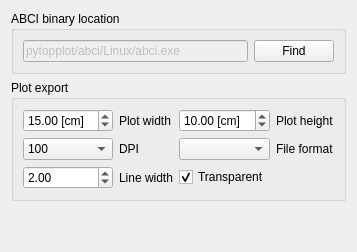
      <widget class="QWidget" name="settings">
       <attribute name="title">
        <string>Settings</string>
       </attribute>
       <layout class="QVBoxLayout" name="verticalLayout_7">
        <item>
         <widget class="QGroupBox" name="groupBox">
          <property name="title">
           <string>ABCI binary location</string>
          </property>
          <layout class="QHBoxLayout" name="horizontalLayout_2">
           <item>
            <widget class="QLineEdit" name="execLocation">
             <property name="enabled">
              <bool>false</bool>
             </property>
             <property name="toolTip">
              <string>Binary in use</string>
             </property>
             <property name="statusTip">
              <string>Binary in use</string>
             </property>
             <property name="text">
              <string>pytopplot/abci/Linux/abci.exe</string>
             </property>
             <property name="readOnly">
              <bool>false</bool>
             </property>
            </widget>
           </item>
           <item>
            <widget class="QPushButton" name="execFindButton">
             <property name="enabled">
              <bool>true</bool>
             </property>
             <property name="toolTip">
              <string>Select binary</string>
             </property>
             <property name="statusTip">
              <string>Select binary</string>
             </property>
             <property name="text">
              <string>Find</string>
             </property>
            </widget>
           </item>
          </layout>
         </widget>
        </item>
        <item>
         <widget class="QGroupBox" name="groupBox_7">
          <property name="title">
           <string>Plot export</string>
          </property>
          <layout class="QGridLayout" name="gridLayout_11">
           <item row="0" column="0">
            <widget class="QDoubleSpinBox" name="plotWidth">
             <property name="suffix">
              <string> [cm]</string>
             </property>
             <property name="minimum">
              <double>0.010000000000000</double>
             </property>
             <property name="maximum">
              <double>199.990000000000009</double>
             </property>
             <property name="value">
              <double>15.000000000000000</double>
             </property>
            </widget>
           </item>
           <item row="1" column="0">
            <widget class="QComboBox" name="plotDPI">
             <property name="currentText">
              <string>100</string>
             </property>
             <item>
              <property name="text">
               <string>100</string>
              </property>
             </item>
             <item>
              <property name="text">
               <string>200</string>
              </property>
             </item>
             <item>
              <property name="text">
               <string>300</string>
              </property>
             </item>
             <item>
              <property name="text">
               <string>600</string>
              </property>
             </item>
             <item>
              <property name="text">
               <string>1200</string>
              </property>
             </item>
            </widget>
           </item>
           <item row="0" column="3">
            <widget class="QLabel" name="label_31">
             <property name="text">
              <string>Plot height</string>
             </property>
            </widget>
           </item>
           <item row="1" column="2">
            <widget class="QComboBox" name="plotFileFormat"/>
           </item>
           <item row="0" column="1">
            <widget class="QLabel" name="label_8">
             <property name="text">
              <string>Plot width</string>
             </property>
            </widget>
           </item>
           <item row="0" column="2">
            <widget class="QDoubleSpinBox" name="plotHeight">
             <property name="suffix">
              <string> [cm]</string>
             </property>
             <property name="decimals">
              <number>2</number>
             </property>
             <property name="minimum">
              <double>0.010000000000000</double>
             </property>
             <property name="maximum">
              <double>199.990000000000009</double>
             </property>
             <property name="value">
              <double>10.000000000000000</double>
             </property>
            </widget>
           </item>
           <item row="1" column="1">
            <widget class="QLabel" name="label_34">
             <property name="text">
              <string>DPI</string>
             </property>
            </widget>
           </item>
           <item row="1" column="3">
            <widget class="QLabel" name="label_35">
             <property name="text">
              <string>File format</string>
             </property>
            </widget>
           </item>
           <item row="2" column="2">
            <widget class="QCheckBox" name="plotTransparent">
             <property name="text">
              <string>Transparent</string>
             </property>
             <property name="checked">
              <bool>true</bool>
             </property>
            </widget>
           </item>
           <item row="2" column="0">
            <widget class="QDoubleSpinBox" name="plotLineWidth">
             <property name="minimum">
              <double>0.100000000000000</double>
             </property>
             <property name="maximum">
              <double>10.000000000000000</double>
             </property>
             <property name="singleStep">
              <double>0.100000000000000</double>
             </property>
             <property name="value">
              <double>2.000000000000000</double>
             </property>
            </widget>
           </item>
           <item row="2" column="1">
            <widget class="QLabel" name="label_32">
             <property name="text">
              <string>Line width</string>
             </property>
            </widget>
           </item>
          </layout>
         </widget>
        </item>
        <item>
         <spacer name="verticalSpacer">
          <property name="orientation">
           <enum>Qt::Vertical</enum>
          </property>
          <property name="sizeHint" stdset="0">
           <size>
            <width>20</width>
            <height>40</height>
           </size>
          </property>
         </spacer>
        </item>
       </layout>
      </widget>
